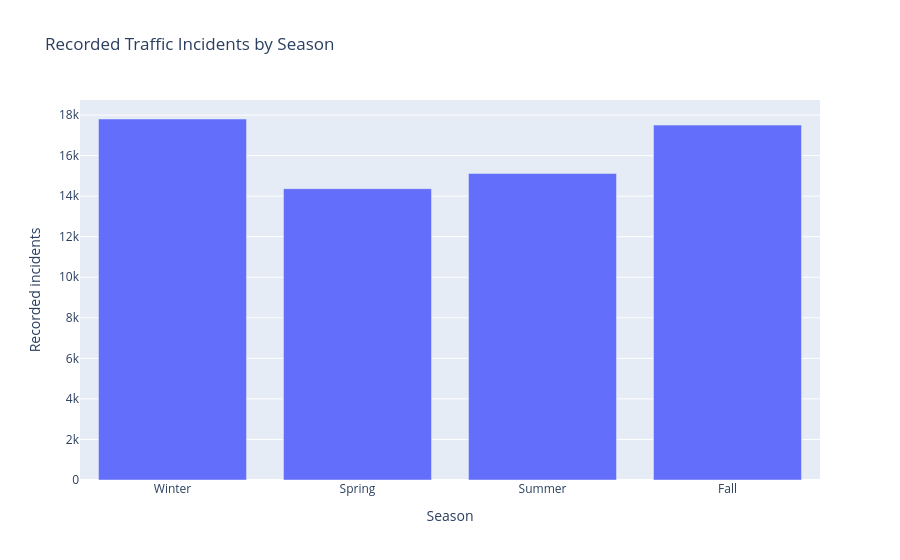

This figure's notebook cell:
### Code cell
# Plot seasonal incident counts.
fig = px.bar(
    season_counts,
    x="season",
    y="incident_count",
    title="Recorded Traffic Incidents by Season",
    labels={
        "season": "Season",
        "incident_count": "Recorded incidents",
    },
)

fig.show()

### Figure 1 — Plotly figure (JSON) as saved in the notebook; plotly's stock layout.template omitted (floating-point values rounded to 4 significant figures)
{"data": [{"hovertemplate": "Season=%{x}<br>Recorded incidents=%{y}<extra></extra>", "legendgroup": "", "marker": {"color": "#636efa", "pattern": {"shape": ""}}, "name": "", "orientation": "v", "showlegend": false, "textposition": "auto", "type": "bar", "x": ["Winter", "Spring", "Summer", "Fall"], "xaxis": "x", "y": [17805, 14368, 15121, 17504], "yaxis": "y"}], "layout": {"barmode": "relative", "legend": {"tracegroupgap": 0}, "title": {"text": "Recorded Traffic Incidents by Season"}, "xaxis": {"anchor": "y", "domain": [0, 1], "title": {"text": "Season"}}, "yaxis": {"anchor": "x", "domain": [0, 1], "title": {"text": "Recorded incidents"}}}}
